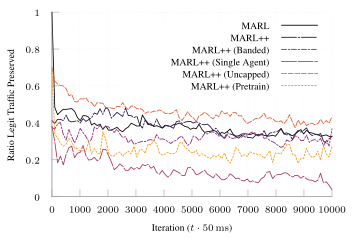

The gnuplot source for this figure:
set terminal tikz standalone color size 9cm,6cm font '\scriptsize' preamble '\usepackage{microtype} \usepackage{times} \usepackage[T1]{fontenc} \usepackage{siunitx}\sisetup{detect-all}'
set output "tcp-m-2.tex"

load "inferno.pal"

set style line 102 lc rgb '#a0a0a0' lt 1 lw 1
set border ls 102
set colorbox border 102
set key textcolor rgb "black"
set tics textcolor rgb "black"
set label textcolor rgb "black"

set border 3
set grid x y
set xtics nomirror
set ytics nomirror

#set key autotitle columnhead
set datafile separator ","

set xlabel "Iteration ($t \\cdot{} \\SI{50}{\\milli\\second}$)"
set ylabel "Ratio Legit Traffic Preserved"

set yrange [0.0:1.0]
set key inside top right

plot '../results/online-2-avg-ng.csv' u 1:3 w lines smooth sbezier title "MARL" dt 1, \
     '../results/m-tcp-natural-2.avg.csv' u 1:3 w lines smooth sbezier title "MARL++" dt (18,2,2,2), \
     '../results/m-tcp-banded-2.avg.csv' u 1:3 w lines smooth sbezier title "MARL++ (Banded)" ls 4  dt (6,2,2,2), \
     '../results/m-tcp-single-2.avg.csv' u 1:3 w lines smooth sbezier title "MARL++ (Single Agent)" ls 5 dt (18,2), \
     '../results/m-tcp-uncap-2.avg.csv' u 1:3 w lines smooth sbezier title "MARL++ (Uncapped)" ls 6 dt (6,2), \
     '../results/tcp-combo-2-avg.csv' u 1:3 w lines smooth sbezier title "MARL++ (Pretrain)" ls 7 dt (2,2), \
